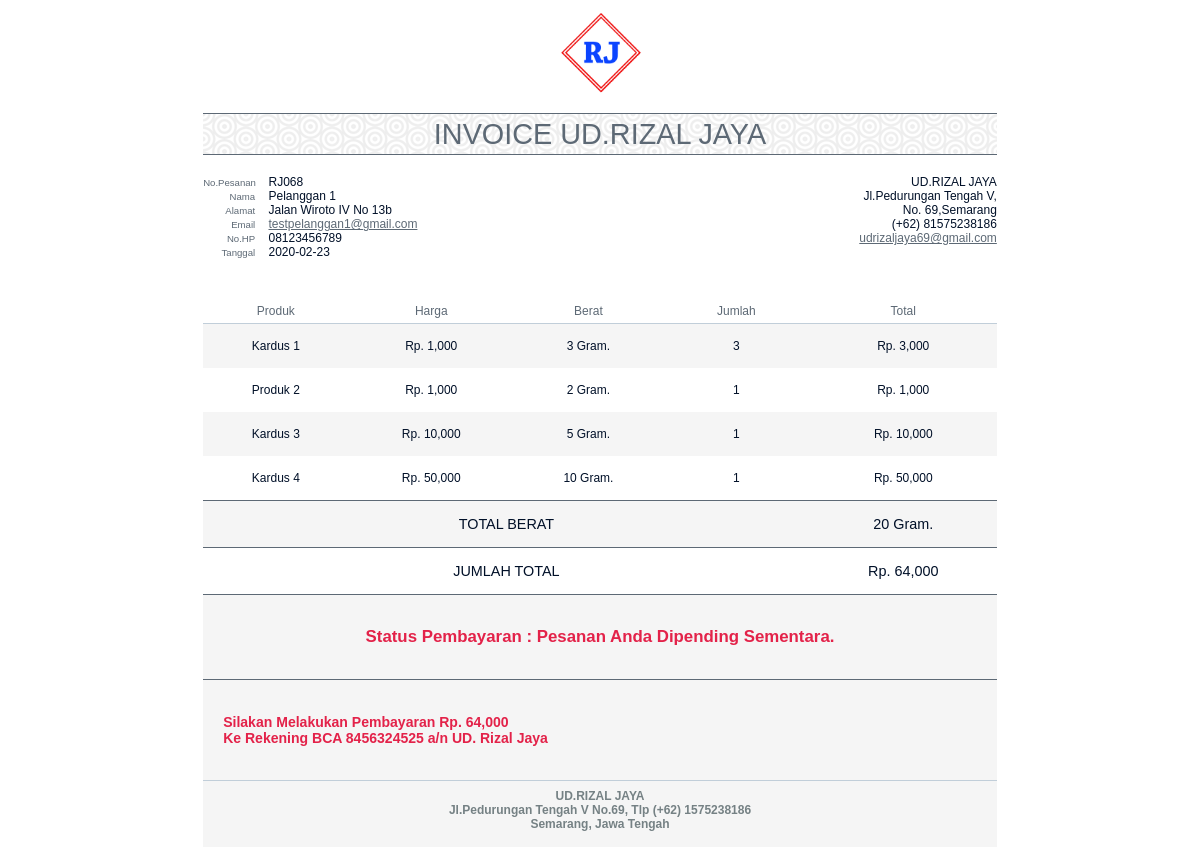
/invoice.php?&id=68 (signed in), run on the app's committed database.
### tables this page shows
CREATE TABLE `pembelian` (
  `id_pembelian` int(11) NOT NULL,
  `id_pelanggan` int(11) NOT NULL,
  `tanggal_pembelian` date NOT NULL,
  `total_pembelian` int(11) NOT NULL,
  `alamat_pembelian` text NOT NULL,
  `status_pembelian` text NOT NULL
);

CREATE TABLE `pembelian_produk` (
  `id_pembelian_produk` int(11) NOT NULL,
  `id_pembelian` int(11) NOT NULL,
  `id_produk` int(11) NOT NULL,
  `nama` varchar(100) NOT NULL,
  `harga` int(11) NOT NULL,
  `berat` int(11) NOT NULL,
  `subharga` int(11) NOT NULL,
  `jumlah` int(11) NOT NULL
);

### invoice.php (the view, shortened to what this page needs)
<?php
include 'koneksi.php';
?>
<!DOCTYPE html>
<html lang="en">
  <head>
    <link rel="stylesheet" href="invoice/style.css" media="all" />
  </head>
  <body>
    <header class="clearfix">
      <div id="logo">
        <img src="invoice/logo.png">
      </div>
      <h1>INVOICE UD.RIZAL JAYA</h1>
      <div id="company" class="clearfix">
        <div>UD.RIZAL JAYA</div>
        <div>Jl.Pedurungan Tengah V,<br />No. 69,Semarang</div>
        <div>(+62) 81575238186</div>
        <div><a href="mailto:company@example.com">udrizaljaya69@gmail.com</a></div>
      </div>
      <div id="project">
        <?php
        $ambil = $koneksi->query("SELECT * FROM pembelian WHERE id_pembelian = '$_GET[id]'");
        $pecah = $ambil->fetch_assoc();
        $status_pembelian = $pecah['status_pembelian'];
        ?>
        <div><span>No.Pesanan</span> RJ0<?php echo $pecah["id_pembelian"]; ?></div>
        <div><span>Nama</span> <?php echo $_SESSION["pelanggan"]["nama_pelanggan"] ?></div>
        <div><span>Alamat</span> <?php echo $pecah["alamat_pembelian"]; ?></div>
        <div><span>Email</span> <a href="<?php echo $_SESSION["pelanggan"]["email_pelanggan"] ?>"> <?php echo $_SESSION["pelanggan"]["email_pelanggan"] ?></a></div>
        <div><span>No.HP</span> <?php echo $_SESSION["pelanggan"]["telp_pelanggan"] ?></div>
        <div><span>Tanggal</span> <?php echo $pecah["tanggal_pembelian"]; ?></div>
      </div>
    </header>
    <main>
      <table>
        <thead>
          <tr>
            <th>Produk</th>
            <th>Harga</th>
            <th>Berat</th>
            <th>Jumlah</th>
            <th>Total</th>
          </tr>
        </thead>
        <tbody>
          <?php $totalbelanja = 0; ?>
          <?php $totalberat = 0; ?>
          <?php $ambil=$koneksi->query("SELECT * FROM pembelian_produk WHERE id_pembelian='$_GET[id]'"); ?>
          <?php while($pecah=$ambil->fetch_assoc()){ ?>
            <?php $subharga = $pecah['subharga']; ?>
            <?php $subberat = $pecah['berat'] * $pecah['jumlah']; ?>
            <tr>
              <td><?php echo $pecah['nama']; ?></td>
              <td>Rp. <?php echo number_format($pecah['harga']); ?></td>
              <td><?php echo $subberat ?> Gram.</td>
              <td><?php echo $pecah['jumlah']; ?></td>
              <td>Rp. <?php echo number_format($pecah['subharga']); ?></td>
            </tr>
            <?php $totalbelanja+=$subharga; ?>
            <?php $totalberat+=$subberat; ?>
          <?php } ?>
        </tbody>
        <tr>
            <td colspan="4" class="grand total">TOTAL BERAT</td>
            <td class="grand total"><?php echo number_format($totalberat) ?> Gram.</td>
        </tr>
        <tr>
            <td colspan="4" class="grand total">JUMLAH TOTAL</td>
            <td class="grand total">Rp. <?php echo number_format($totalbelanja) ?></td>
        </tr>
        <tr>
            <td class="grand total" colspan="5"><font color="#e32249"><h3>Status Pembayaran :
              <?php
              if ($status_pembelian==1)
              {
                echo 'Pesanan Anda Dipending Sementara.';
              }
              elseif ($status_pembelian==2)
              {
                echo 'Pesanan Anda Telah Ditolak.';
              }
              elseif ($status_pembelian==3)
              {
                echo 'Pembayaran Telah Diterima. Pesanan Anda Akan Segera Dikirim';
              }
              elseif ($status_pembelian==4)
              {
                echo 'Pensanan Anda Telah Dikirim';
              }
              else
              {
                echo 'Menunggu Pembayaran';
              }
              ?>
            </td>
        </tr>
        <tr>
        <td colspan="5" class="info"><font color="#e32249"><h3>Silakan Melakukan Pembayaran Rp. <?php echo number_format($totalbelanja) ?><br>
          <strong>Ke Rekening BCA 8456324525 a/n UD. Rizal Jaya</strong></h3></font></td>
        </tr>
        <tr>
          <td class="bawah">
            <strong>
              UD.RIZAL JAYA<br>
              Jl.Pedurungan Tengah V No.69, Tlp (+62) 1575238186<br>
              Semarang, Jawa Tengah
            </strong>
          </td>
        </tr>
      </table>
    </main>
  </body>
</html>

### invoice/style.css (style rules this page uses)
.clearfix:after { content: ""; display: table; clear: both; }
a { color: #5D6975; text-decoration: underline; }
body { position: relative; width: 21cm; margin: 0 auto; color: #001028; background: #FFFFFF; font-family: Arial, sans-serif; font-size: 12px; font-family: Arial; }
header { padding: 10px 0; margin-bottom: 30px; }
#logo { text-align: center; margin-bottom: 10px; }
#logo img { width: 90px; }
h1 { border-top: 1px solid #5D6975; border-bottom: 1px solid #5D6975; color: #5D6975; font-size: 2.4em; line-height: 1.4em; font-weight: normal; text-align: center; margin: 0 0 20px 0; background: url(dimension.png); }
#project { float: left; }
#project span { color: #5D6975; text-align: right; width: 52px; margin-right: 10px; display: inline-block; font-size: 0.8em; }
#company { float: right; text-align: right; }
#project div, #company div { white-space: nowrap; }
table { width: 100%; border-collapse: collapse; border-spacing: 0; margin-bottom: 20px; }
table tr:nth-child(2n-1) td { background: #F5F5F5; }
table th, table td { text-align: center; }
table th { padding: 5px 20px; color: #5D6975; border-bottom: 1px solid #C1CED9; white-space: nowrap; font-weight: normal; }
table td { padding: 15px; text-align: center; }
table td.bawah { background: url(dimension.png); width: 100%; height: 50px; position: absolute; border-top: 1px solid #C1CED9; padding: 8px 0; text-align: center; color: #758184; background: url(dimension.png); }
table td.info { padding: 20px; text-align: left; background: #f5f5f5; border-top: 1px solid #5D6975; }
table td.unit, table td.qty, table td.total { font-size: 1.2em; }
table td.grand { border-top: 1px solid #5D6975;; }

### data on the page
pembelian: id_pembelian "68", alamat_pembelian "Jalan Wiroto IV No 13b", tanggal_pembelian "2020-02-23"
pembelian_produk: nama "Kardus 1", harga "1,000", jumlah "3", subharga "3,000"
pembelian_produk: nama "Produk 2", harga "1,000", berat "2", jumlah "1", subharga "1,000"
pembelian_produk: nama "Kardus 3", harga "10,000", berat "5", jumlah "1", subharga "10,000"
pembelian_produk: nama "Kardus 4", harga "50,000", berat "10", jumlah "1", subharga "50,000"

### other printed values
$_SESSION["pelanggan"]["nama_pelanggan"] "Pelanggan 1"
$_SESSION["pelanggan"]["email_pelanggan"] "testpelanggan1@gmail.com"
$_SESSION["pelanggan"]["telp_pelanggan"] "08123456789"
$totalberat "20"
$totalbelanja "64,000"
